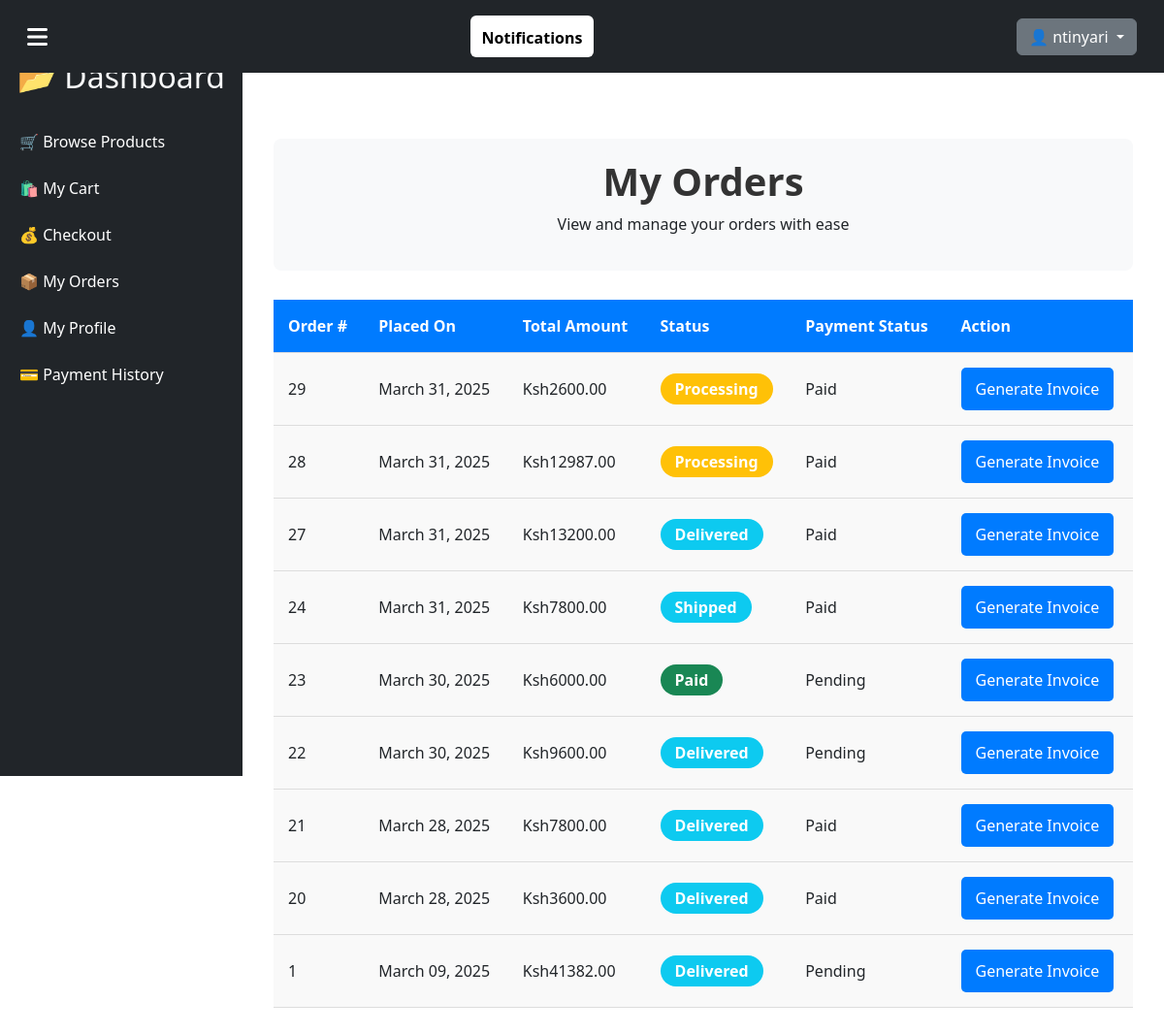
The page /orders/my-orders/ (signed in) on the database its author committed.
### users/models.py (models this page shows, shortened)
class CustomUser(AbstractUser):
    ROLE_CHOICES = [
        ('admin', 'Admin'),
        ('customer', 'Customer'),
    ]
    email = models.EmailField(unique=True)
    role = models.CharField(max_length=10, choices=ROLE_CHOICES, default='customer')
    objects = CustomUserManager()  # Attach the custom manager
    USERNAME_FIELD = "username"
    REQUIRED_FIELDS = ["email"]
    class Meta:
        verbose_name = "User"
        verbose_name_plural = "Users"

### orders/models.py (models this page shows, shortened)
class Order(models.Model):
    STATUS_CHOICES = [
        ('Pending', 'Pending'),
        ('Processing', 'Processing'),
        ('Shipped', 'Shipped'),
        ('Paid', 'Paid'),
        ('Delivered', 'Delivered'),
        ('Cancelled', 'Cancelled'),
        ('Refunded', 'Refunded'),
    ]
    user = models.ForeignKey(
        settings.AUTH_USER_MODEL, on_delete=models.CASCADE, null=True, blank=True
    )
    cart = models.ForeignKey(
        'Cart', on_delete=models.SET_NULL, null=True, blank=True
    )  # Preserve cart history
    customer_name = models.CharField(max_length=255)
    created_at = models.DateTimeField(auto_now_add=True)
    email = models.EmailField()
    address = models.TextField()
    total_amount = models.DecimalField(max_digits=10, decimal_places=2, default=0.00)
    status = models.CharField(max_length=20, choices=STATUS_CHOICES, default='Pending')
    delivered_at = models.DateTimeField(null=True, blank=True)  # Track delivery date
    payment_status = models.BooleanField(default=False)  # True if payment is received

### orders/views.py (the view)
# urls.py: path('my-orders/', my_orders, name='my_orders'),
@login_required
def my_orders(request):
    orders = Order.objects.filter(user=request.user).order_by('-created_at')
    order_details = []
    for order in orders:
        order_info = {
            'order': order,
            'cart_items': order.cart.cart_items.all() if order.cart else [],  # Include cart items if available
            'delivery_date': order.delivered_at if order.status == 'Delivered' else None,
            'payment_status': 'Paid' if order.payment_status else 'Pending',
            'order_total': order.total_amount,
            'order_status': order.status
        }
        order_details.append(order_info)
    return render(request, 'cart/my_orders.html', {'order_details': order_details})

### orders/templates/cart/my_orders.html (shortened to what this page needs)
{% extends 'base.html' %}
{% load static %}
{% block content %}
<div class="container my-5">
    <div class="dashboard-header">
        <h2>My Orders</h2>
        <p>View and manage your orders with ease</p>
    </div>
    {% if order_details %}
        <table class="order-table">
            <thead>
                <tr>
                    <th>Order #</th>
                    <th>Placed On</th>
                    <th>Total Amount</th>
                    <th>Status</th>
                    <th>Payment Status</th>
                    <th>Action</th>
                </tr>
            </thead>
            <tbody>
                {% for order_info in order_details %}
                    <tr>
                        <td>{{ order_info.order.id }}</td>
                        <td>{{ order_info.order.created_at|date:"F d, Y" }}</td>
                        <td>Ksh{{ order_info.order_total }}</td>
                        <td>
                            <span class="badge {% if order_info.order_status == 'Paid' %}bg-success{% elif order_info.order_status == 'Processing' %}bg-warning{% else %}bg-info{% endif %}">
                                {{ order_info.order_status }}
                            </span>
                        </td>
                        <td>{{ order_info.payment_status }}</td>
                        <td>
                            <a href="{% url 'orders:generate_invoice' order_id=order_info.order.id %}" class="btn-generate">Generate Invoice</a>
                        </td>
                    </tr>
                {% endfor %}
            </tbody>
        </table>
    {% else %}
        <div class="empty-state">
            <p>You have no orders yet.</p>
        </div>
    {% endif %}
</div>
{% endblock %}

### home/templates/base.html (shortened to what this page needs)
<!DOCTYPE html>
<html lang="en">
<head>
    <link rel="stylesheet" href="https://cdn.jsdelivr.net/npm/bootstrap@5.3.0/dist/css/bootstrap.min.css">
    <link rel="stylesheet" href="https://cdnjs.cloudflare.com/ajax/libs/font-awesome/6.4.2/css/all.min.css">
</head>
<body>
<nav class="navbar navbar-expand-lg bg-dark p-3">
    <div class="container-fluid d-flex justify-content-between align-items-center">
        <div class="menu-toggle text-white" onclick="toggleSidebar()">
            <i class="fas fa-bars"></i>
        </div>
        {% if user.is_authenticated %}
        <div class="dropdown">
            <button class="btn btn-light position-relative" type="button" id="notificationDropdown" data-bs-toggle="dropdown" aria-expanded="false">
                 Notifications
            </button>
        </div>
    {% endif %}
        <div>
            {% if user.is_authenticated %}
            <div class="dropdown">
                <button class="btn btn-secondary dropdown-toggle" type="button" data-bs-toggle="dropdown">
                    👤 {{ user.username }}
                </button>
            </div>
            {% else %}
            <a href="{% url 'login' %}" class="btn btn-success">Login</a>
            <a href="{% url 'signup' %}" class="btn btn-warning">Sign Up</a>
            {% endif %}
        </div>
    </div>
</nav>
<aside class="sidebar">
    <h2 class="text-light text-center">📂 Dashboard</h2>
    <ul class="list-unstyled mt-4">
        {% if user.is_authenticated %}
            {% if user.is_staff %}
            <li>
                <button class="dropdown-button">📦 Product Management ⬇</button>
                <ul class="dropdown-content">
                    <li><a href="{% url 'inventory:view_products' %}">📋 View Products</a></li>
                    <li><a href="{% url 'inventory:add_product' %}">➕ Add Product</a></li>
                </ul>
            </li>
            <li>
                <button class="dropdown-button">📊 Stock Management ⬇</button>
                <ul class="dropdown-content">
                    <li><a href="{% url 'inventory:view_stock' %}">📋 View Stock</a></li>
                </ul>
            </li>
            <li>
                <button class="dropdown-button">🏭 Supplier Management ⬇</button>
                <ul class="dropdown-content">
                    <li><a href="{% url 'inventory:supplier_list' %}">📋 View Suppliers</a></li>
                    <li><a href="{% url 'inventory:supplier_create' %}">➕ Add Supplier</a></li>
                </ul>
            </li>
            <li>
                <button class="dropdown-button">📊 Reports & Orders ⬇</button>
                <ul class="dropdown-content">
                    <li><a href="{% url 'order:admin_order_list' %}">📦 Orders</a></li>
                    <li><a href="{% url 'orders:order_report' %}">📊 Order Report</a></li>
                    <li><a href="{% url 'orders:admin_payment_list' %}">💳 View Payments</a></li>
                    <li><a href="{% url 'orders:export_orders_csv' %}">📄 Export Orders (CSV)</a></li>
                </ul>
            </li>
            <li><a href="{% url 'user_list' %}">👥 Manage Users</a></li>
            {% else %}
            <li><a href="{% url 'inventory:browse_products' %}">🛒 Browse Products</a></li>
            <li><a href="{% url 'orders:cart_detail' %}">🛍 My Cart</a></li>
            <li><a href="{% url 'orders:checkout_view' %}">💰 Checkout</a></li>
            <li><a href="{% url 'orders:my_orders' %}">📦 My Orders</a></li>
            <li><a href="{% url 'user_profile' %}">👤 My Profile</a></li>
            <li><a href="{% url 'orders:payment_history' %}">💳 Payment History</a></li>
            {% endif %}
        {% endif %}
    </ul>
</aside>
<main class="main-content">
    {% block content %}{% endblock %}
</main>
</body>
</html>

### home/templates/base.html (style rules this page uses)
#notificationDropdown { background-color: #fff; border: none; font-weight: bold; }
.navbar { position: sticky; top: 0; width: 100%; z-index: 1000; background-color: #343a40; padding: 15px 20px; }
.sidebar { width: 250px; height: 100vh; background-color: #212529; position: fixed; top: 0; left: 0; padding-top: 60px; transition: all 0.3s ease-in-out; }
.sidebar a { display: block; padding: 12px 20px; color: white; text-decoration: none; }
.main-content { margin-left: 250px; padding: 20px; }
.menu-toggle { font-size: 24px; cursor: pointer; color: white; }

### orders/templates/cart/my_orders.html (style rules this page uses)
.container { max-width: 1200px; margin: 0 auto; }
.dashboard-header { text-align: center; margin-bottom: 30px; padding: 20px; background-color: #f8f9fa; border-radius: 8px; }
.dashboard-header h2 { font-size: 2.5rem; font-weight: bold; color: #333; }
.order-table { width: 100%; border-collapse: collapse; margin-bottom: 20px; }
.order-table th, .order-table td { padding: 15px; text-align: left; border-bottom: 1px solid #ddd; }
.order-table th { background-color: #007bff; color: white; }
.order-table td { background-color: #f9f9f9; }
.badge { font-size: 1rem; padding: 8px 15px; border-radius: 20px; }
.bg-success { background-color: #28a745; color: #fff; }
.bg-warning { background-color: #ffc107; color: #fff; }
.bg-info { background-color: #17a2b8; color: #fff; }
.btn-generate { background-color: #007bff; color: #fff; padding: 10px 15px; border-radius: 5px; text-decoration: none; font-size: 1rem; transition: background-color 0.3s ease; display: inline-block; }

### rows shown on the page
CustomUser: username "ntinyari"
Order: order.id "29", order.created_at "March 31, 2025", order_total "2600.00", order_status "Processing", payment_status "Paid"
Order: order.id "28", order.created_at "March 31, 2025", order_total "12987.00", order_status "Processing", payment_status "Paid"
Order: order.id "27", order.created_at "March 31, 2025", order_total "13200.00", order_status "Delivered", payment_status "Paid"
Order: order.id "24", order.created_at "March 31, 2025", order_total "7800.00", order_status "Shipped", payment_status "Paid"
Order: order.id "23", order.created_at "March 30, 2025", order_total "6000.00", order_status "Paid", payment_status "Pending"
Order: order.id "22", order.created_at "March 30, 2025", order_total "9600.00", order_status "Delivered", payment_status "Pending"
Order: order.id "21", order.created_at "March 28, 2025", order_total "7800.00", order_status "Delivered", payment_status "Paid"
Order: order.id "20", order.created_at "March 28, 2025", order_total "3600.00", order_status "Delivered", payment_status "Paid"
Order: order.id "1", order.created_at "March 09, 2025", order_total "41382.00", order_status "Delivered", payment_status "Pending"
